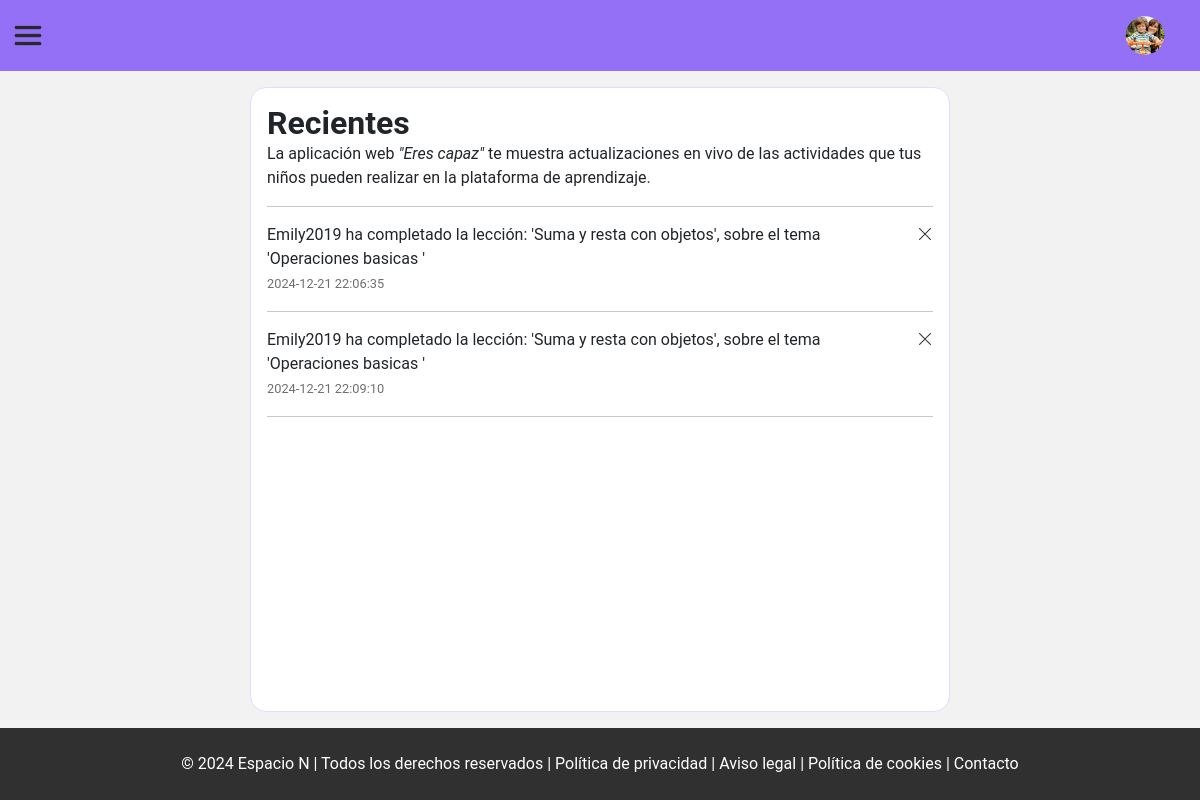
/view/admin/history.php (signed in), run on an earlier commit of the app's database.
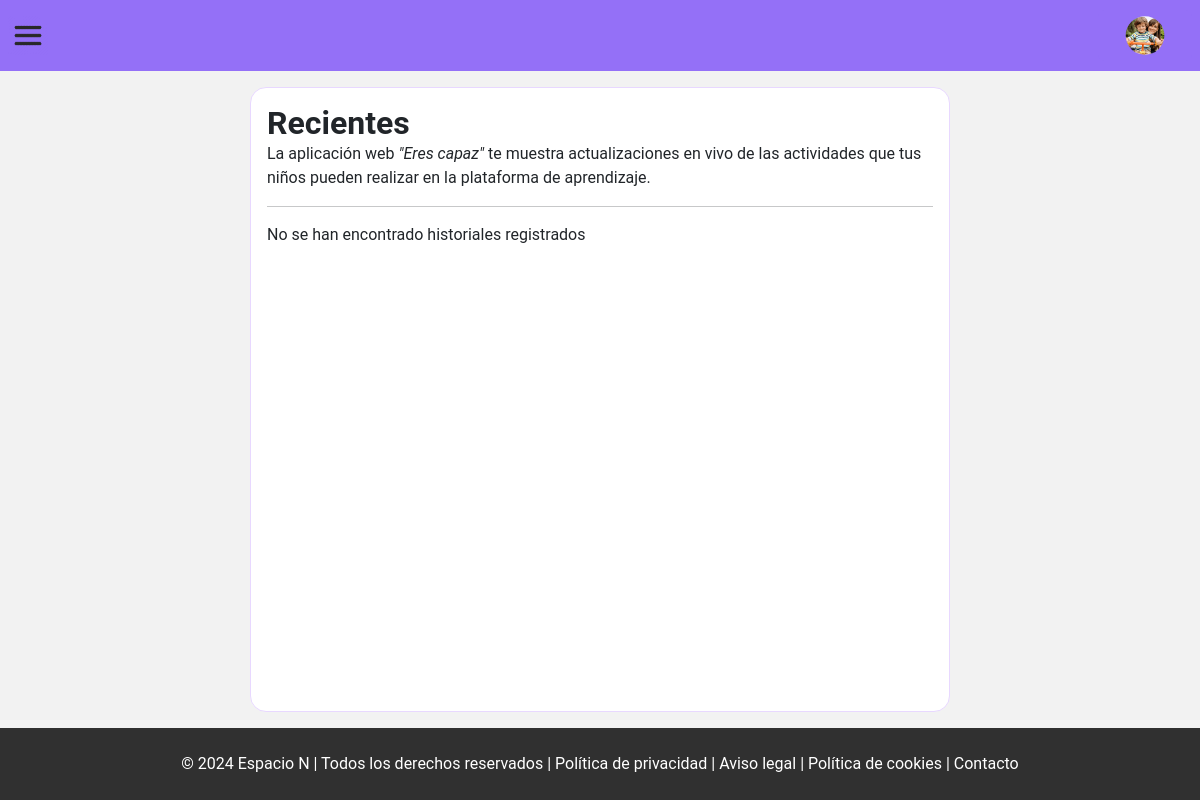
And on a later commit of the database.
### tables this page shows
CREATE TABLE `historiales` (
  `id_historial` int(10) NOT NULL,
  `id_nino` int(10) DEFAULT NULL,
  `id_profesional` int(10) DEFAULT NULL,
  `mensaje` varchar(250) DEFAULT NULL,
  `fecha_hora` datetime DEFAULT NULL
);

### php/admin/showHistorys.php (the view, shortened to what this page needs)
<?php
function showHistorys($showPageLearn = false)
{
    include './../../php/connectionBD.php';
    try {
        $showPageLearn == true ? $sqlHistorial = "SELECT id_historial, mensaje, fecha_hora from historiales WHERE id_profesional = :id ORDER BY fecha_hora DESC LIMIT 3 "
            : $sqlHistorial = "SELECT id_historial, mensaje, fecha_hora from historiales WHERE id_profesional = :id ";
        $id_profesional = $_SESSION["id_profesional"];
        $query = $pdo->prepare($sqlHistorial);
        $query->bindParam('id', $id_profesional, PDO::PARAM_INT);
        $query->execute();
        $results = $query->fetchAll(PDO::FETCH_ASSOC);
        if ($query->rowCount() > 0) {
            if ($showPageLearn == true) {
                $count = 0;
                foreach ($results as $value) {
                    $count++;
                    echo "<div class='d-flex'>
                <div class='d-flex  flex-column'>
                            <p class='m-0'>" . $value["mensaje"] . "</p>
                            <small  style='color: #6f6f6f;'> " . $value["fecha_hora"] . " </small>
                </div>
                 <button type='button' class='deleteH dropdown-toggle dropdown-toggle-split' data-bs-toggle='dropdown'
                                aria-expanded='false'>
                                <span class='visually-hidden'>Toggle Dropdown</span>
                            </button>
                            <ul class='dropdown-menu'>
                                <li><a class='dropdown-item' href='./../../php/admin/deleteHistory.php?id=" . $value["id_historial"] . "'><i class='bi bi-trash'></i> Borrar</a></li>
                            </ul>
                </div><hr>";
                    if ($count > 3) {
                        echo "<small> <a href='./history.php'> Ver todas</a></small>";
                    }
                }
            } else {
                foreach ($results as $value) {
                    echo "<div class='d-flex gap-1'>
                        <div style='  flex-grow: 1;'>
                            <p class='m-0'>
                                " . $value["mensaje"] . "
                            </p>
                            <small  style='color: #6f6f6f;'> " . $value["fecha_hora"] . " </small>
                        </div>
                        <div>
                            <a href='./../../php/admin/deleteHistory.php?id=" . $value["id_historial"] . "' class='deteleHistory'>
                                <i class='bi bi-x-lg'></i>
                            </a>
                        </div>
                    </div>
                <hr>";
                }
            }
        } else {
            echo "<div> No se han encontrado historiales registrados </div>";
        }
    } catch (PDOException $ex) {
        echo $ex;
    }
}
?>

### view/admin/history.php (shortened to what this page needs)
<!DOCTYPE html>
<html lang="es">
<head>
    <link href="https://cdn.jsdelivr.net/npm/bootstrap@5.3.3/dist/css/bootstrap.min.css" rel="stylesheet"
>
    <link rel="stylesheet" href="https://cdn.jsdelivr.net/npm/bootstrap-icons@1.11.3/font/bootstrap-icons.min.css">
    <link rel="stylesheet" href="../../css/reset.css">
    <link rel="stylesheet" href="../../css/components/header.css">
    <link rel="stylesheet" href="../../css/components/semanticTag.css">
    <link rel="stylesheet" href="../../css/components/row.css">
    <link rel="stylesheet" href="../../css/components/offcanvas.css">
    <link rel="stylesheet" href="../../css/admin/helpReportsActivity.css">
</head>
<body>
    <?php include "./../include/admin/headerHelp.php" ?>
    <main class="">
        <div class="content">
            <h1><b>Recientes</b></h1>
            <p>
            La aplicación web <em>"Eres capaz"</em> te muestra actualizaciones en vivo
            de las actividades que tus niños pueden realizar en la plataforma de aprendizaje.
            </p><hr>
            <?php
                    include '../../php/admin/showHistorys.php';
                    showHistorys(false);
                    ?>
        </div>
    </main>
    <?php include "./../include/footer.php" ?>
</body>
</html>

### view/include/admin/headerHelp.php (shortened to what this page needs)
<header>
    <a class="btn btn-primary offCanvasSpaceN" data-bs-toggle="offcanvas" href="#offCanvasSpaceN" role="button"
        aria-controls="offCanvasSpaceN">
        <img src="../../img/burgerMenu.png" class="img-fluid burgerMenu" alt="">
    </a>
    <section class="userPerfil">
        <button class="btn btn-primary" type="button" data-bs-toggle="offcanvas" data-bs-target="#offcanvasRight"
            aria-controls="offcanvasRight"><img src="../../img/for/representative.png" class="img-fluid userImg" alt="">
        </button>
    </section>
</header>

### view/include/footer.php
<footer class="py-2">
        <div>
            <div class="mt-3 text-center">
                <p class="text-white">© 2024 Espacio N | Todos los derechos reservados | Política de privacidad | Aviso
                    legal | Política de cookies | Contacto</p>
            </div>
        </div>
    </footer>

### css/components/header.css (style rules this page uses)
.userPerfil>button { border: none; background: var(--colorHF) }
.userImg, .LogoImg { width: 70px; clip-path: circle(34% at 50% 50%); }
header { align-items: center; height: 71px; }

### css/components/semanticTag.css (style rules this page uses)
body { display: flex; flex-direction: column; width: 100vw; height: 100vh; background-size: contain; background-repeat: repeat; font-family: "Roboto", sans-serif; font-weight: 100; font-style: normal; font-weight: 400; }
header { display: flex; justify-content: space-between; padding: 0.5rem; background: var(--colorHF); }
main { flex-grow: 2; background: #f2f2f2; }
main>div { width: 100vw; }
footer { background: rgb(48, 48, 48); width: 100vw; }

### css/components/offcanvas.css (style rules this page uses)
.burgerMenu { width: 40px; height: 39px; background: none; }
.offCanvasSpaceN { border: none; background: none; padding: 0rem; }

### css/admin/helpReportsActivity.css (style rules this page uses)
main { display: flex; justify-content: center; }
a { margin: 0.5rem 0rem; display: block; color: var(--colorBlack); text-decoration: none; }
.content { background: white; padding: 1rem; border-radius: 1rem; border: solid 1px #e8d8ff; margin:1rem; max-width: 700px; }
h1 { margin: 0; }
.deteleHistory { margin: 0rem !important; }

What changed in the data, as far as the page shows it:
removed historiales: mensaje "Emily2019 ha completado la lección: 'Suma y resta con objetos', sobre el tema 'Operaciones basicas '", fecha_hora "2024-12-21 22:06:35"
removed historiales: mensaje "Emily2019 ha completado la lección: 'Suma y resta con objetos', sobre el tema 'Operaciones basicas '", fecha_hora "2024-12-21 22:09:10"
Also different on the page:
text now shown: "No se han encontrado historiales registrados"
